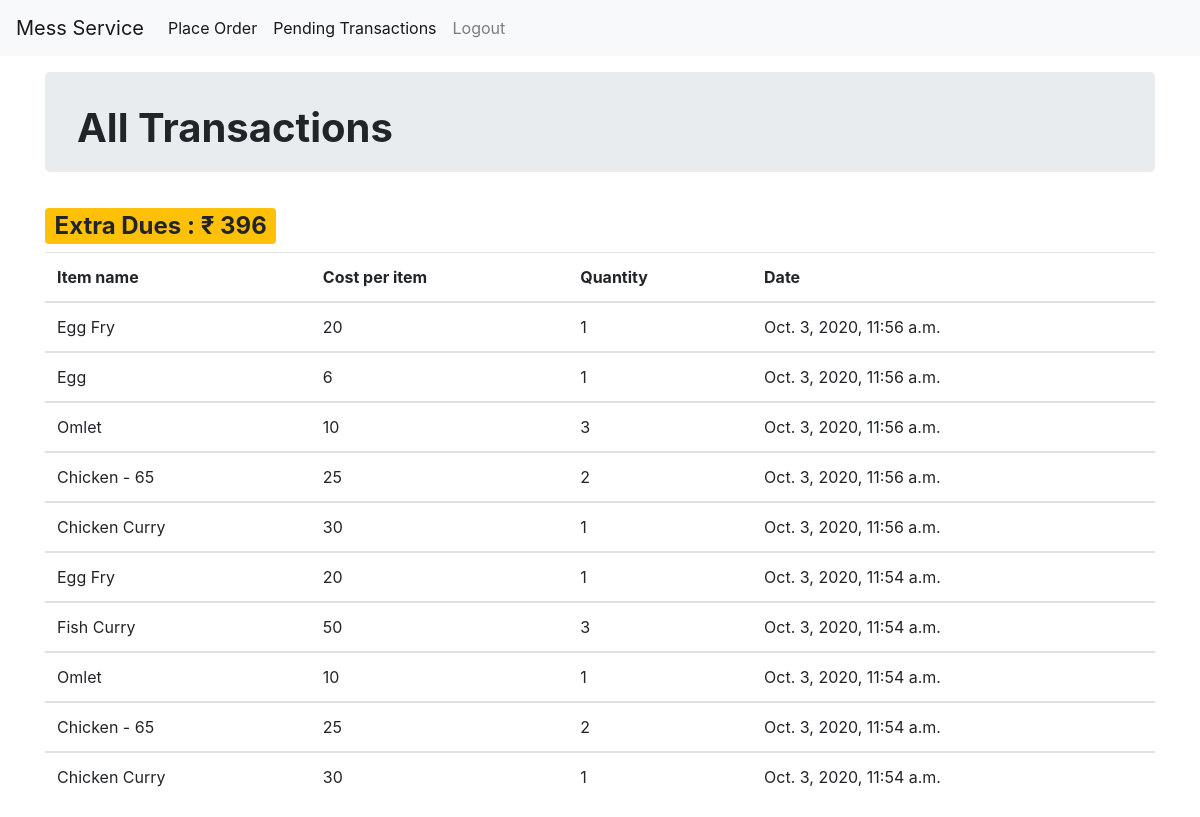
Page /student/dashboard/ (signed in) on the committed database.
### vendor/models.py (models this page shows, shortened)
class Token(models.Model):
    trans_id = models.ForeignKey(
        Transaction, related_name='token', null=True, blank=True, on_delete=models.CASCADE)
    item_name = models.ForeignKey(
        ExtraItems, max_length=30, on_delete=models.CASCADE)
    quantity = models.IntegerField()
    date = models.DateTimeField(default=datetime.now, blank=True)
    class Meta:
        ordering = ['-date']

class ExtraItems(models.Model):
    item_name = models.CharField(max_length=100, primary_key=True)
    item_cost = models.CharField(max_length=10)
    def __str__(self):
        return self.item_name

### student/views.py (the view)
# urls.py: path('dashboard/', userlist, name='dashboard'),
@login_required
@user_passes_test(check)
def userlist(request):
    tok_list = Token.objects.filter(
        trans_id__reg_id__user__username=request.user.username).filter(trans_id__status='A')
    due_total = 0
    for tok in tok_list:
        due_total += ((int(tok.item_name.item_cost))*(int(tok.quantity)))
    return render(request, 'student/dashboard.html', {'token_list': tok_list, 'due_total': due_total})

### student/views.py (called while the page is built)
def check(user):
    return Student.objects.filter(user=user).exists()

### templates/student/dashboard.html (shortened to what this page needs)
{% extends 'base.html' %}
{% load static %}
{% block body %}
<nav class="navbar navbar-expand-lg navbar-light bg-light mb-3">
          <a class="navbar-brand" href="#">Mess Service</a>
          <div class="collapse navbar-collapse" id="navbarSupportedContent">
            <ul class="navbar-nav mr-auto">
              <li class="nav-item active">
                <a class="nav-link" href="{% url 'student:placeorder'%}">Place Order </a>
              </li>
              <li class="nav-item active">
                <a class="nav-link" href="{% url 'student:pending'%}">Pending Transactions </a>
              </li>
              <li class="nav-item">
                <a class="nav-link" href="{% url 'accounts:logout' %}">Logout</a>
              </li>
            </ul>
          </div>
</nav>
<div class="container">
    <div class="jumbotron" style="height: 100px;padding-top: 2rem;">
        <h1 ><strong>All Transactions</strong> </h1>
    </div>
        <div>
        <h2>
          <span class="badge badge-warning badge-lg">Extra Dues : ₹ {{ due_total }}</span>
        </h2>
      </div>
        <table class="table">
          <thead>
            <tr>
              <th scope="col">Item name</th>
              <th scope="col">Cost per item</th>
              <th scope="col">Quantity</th>
              <th scope="col"> Date </th>
            </tr>
          </thead>
      {% for tok in token_list %}
          <tbody>
            <tr>
              <td>{{ tok.item_name }}</td>
              <td>{{ tok.item_name.item_cost }}</td>
              <td>{{ tok.quantity }}</td>
              <td>{{ tok.date }}</td>
            </tr>
          </tbody>
        {% endfor %}
      </table>
      {% endblock %}

### rows in the picture
Token: item_name "Egg Fry", item_name.item_cost "20", quantity "1", date "Oct. 3, 2020, 11:56 a.m."
Token: item_name "Egg", item_name.item_cost "6", quantity "1", date "Oct. 3, 2020, 11:56 a.m."
Token: item_name "Omlet", item_name.item_cost "10", quantity "3", date "Oct. 3, 2020, 11:56 a.m."
Token: item_name "Chicken - 65", item_name.item_cost "25", quantity "2", date "Oct. 3, 2020, 11:56 a.m."
Token: item_name "Chicken Curry", item_name.item_cost "30", quantity "1", date "Oct. 3, 2020, 11:56 a.m."
Token: item_name "Egg Fry", item_name.item_cost "20", quantity "1", date "Oct. 3, 2020, 11:54 a.m."
Token: item_name "Fish Curry", item_name.item_cost "50", quantity "3", date "Oct. 3, 2020, 11:54 a.m."
Token: item_name "Omlet", item_name.item_cost "10", quantity "1", date "Oct. 3, 2020, 11:54 a.m."
Token: item_name "Chicken - 65", item_name.item_cost "25", quantity "2", date "Oct. 3, 2020, 11:54 a.m."
Token: item_name "Chicken Curry", item_name.item_cost "30", quantity "1", date "Oct. 3, 2020, 11:54 a.m."

### other values in the picture
{{ due_total }} "396"
